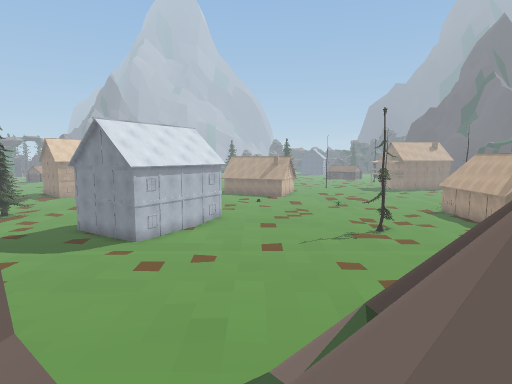
View 1 (above)

23 first-person views from a walk through a scene from a Unity 3-D project. The camera is 1.4 m above the floor, tilts 6° down and sees 75° across. The floor is counted in squares, 2 m on a side. Each view is taken from the middle of a square. On the plan, view 1 faces up. The plan holds only what a view shows up to about 10 squares ahead; the rest is blank. The place goes on beyond the plan. The player is left out.

View 2
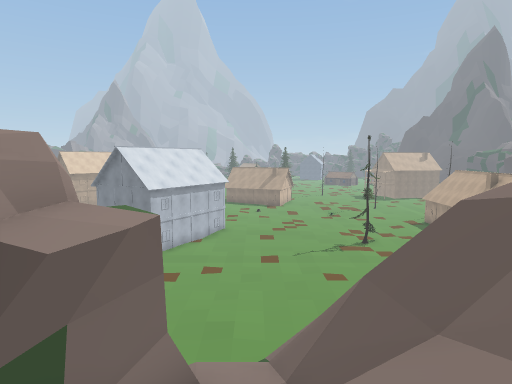

View 3
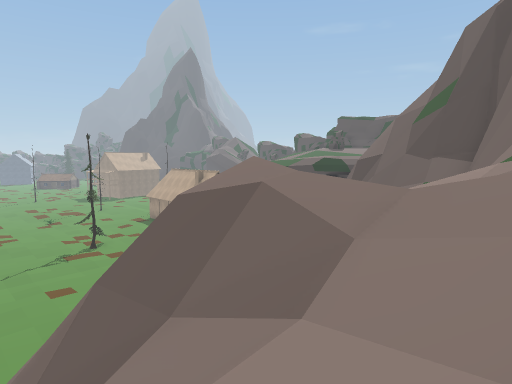

View 4
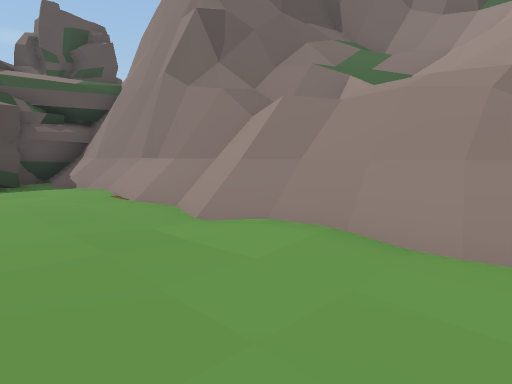

View 5
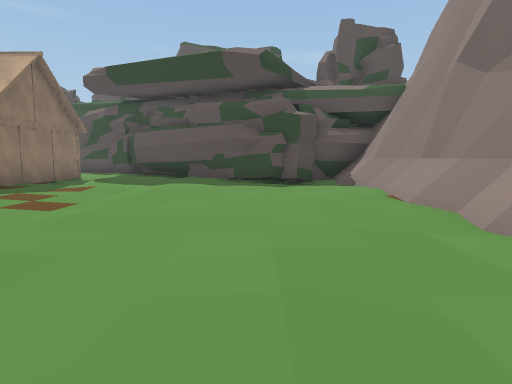

View 6
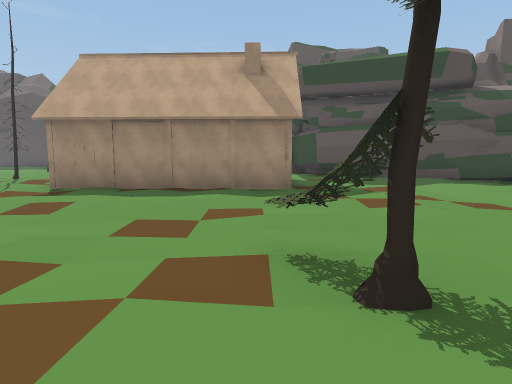

View 7
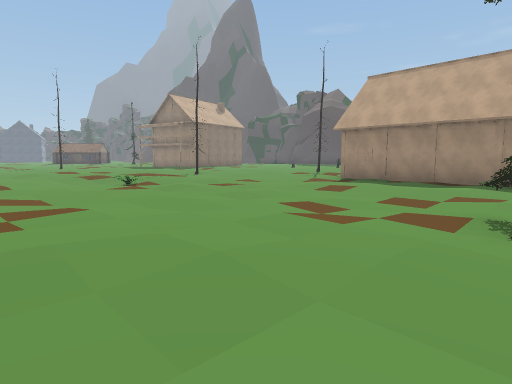

View 8
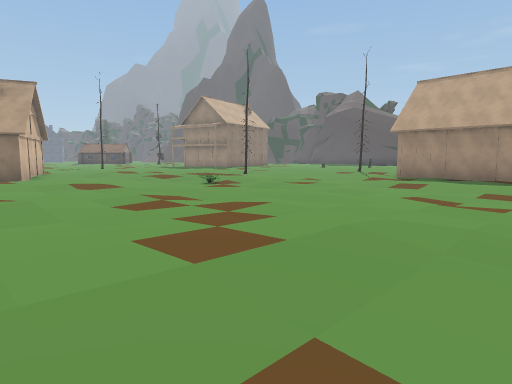

View 9
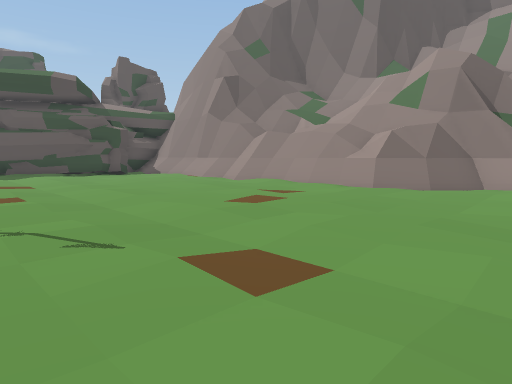

View 10
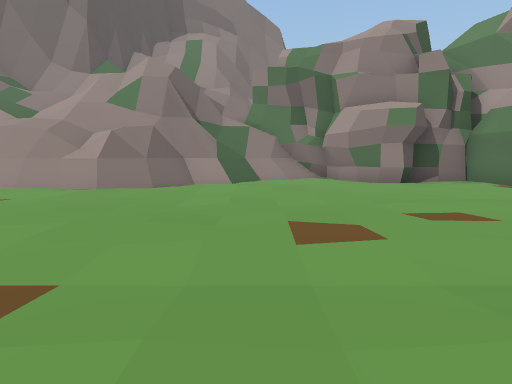

View 11
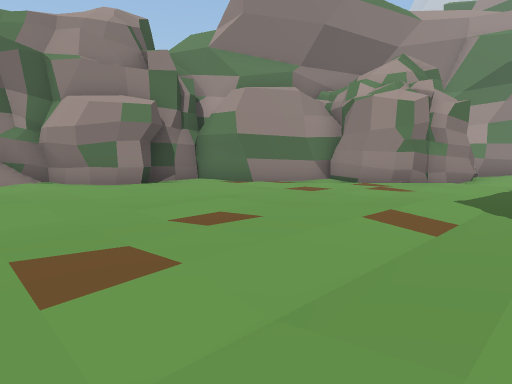

View 12
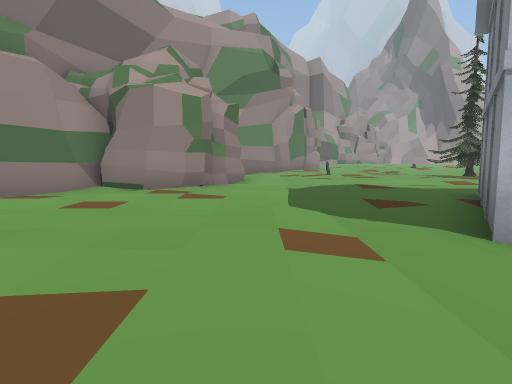

View 13
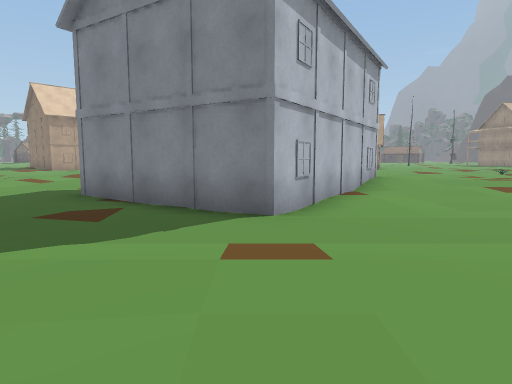

View 14
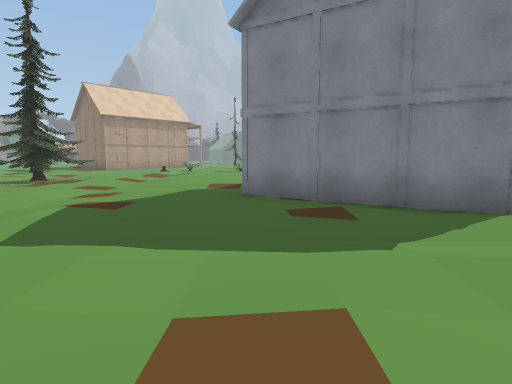

View 15
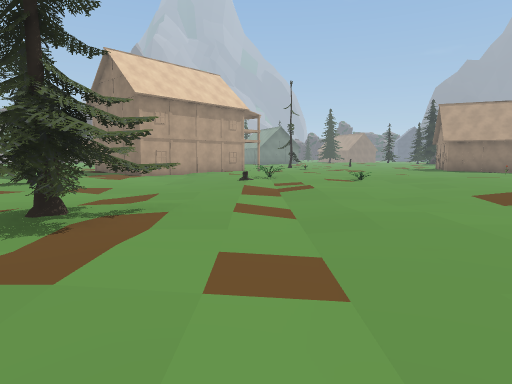

View 16
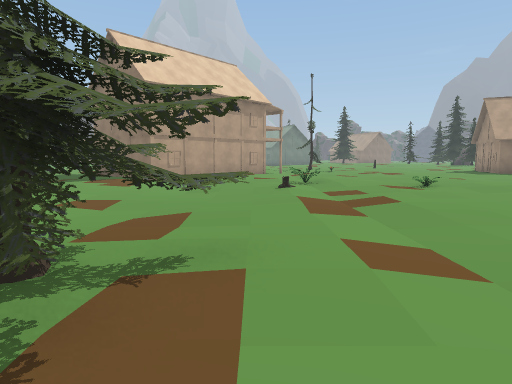

View 17
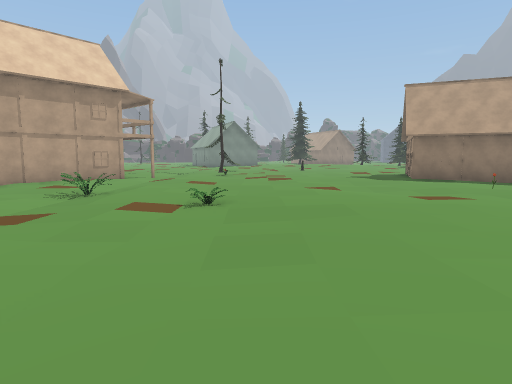

View 18
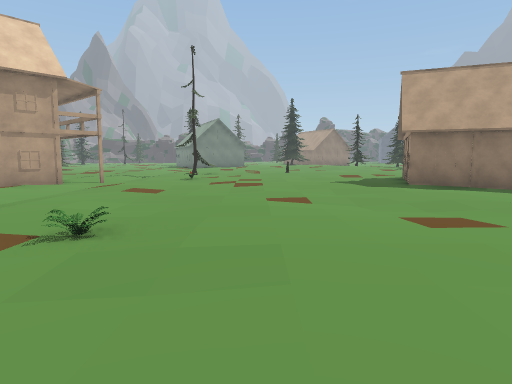

View 19
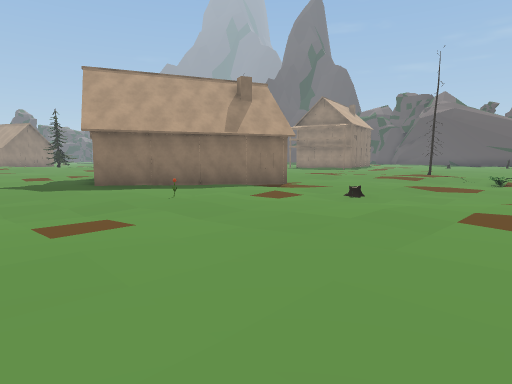

View 20
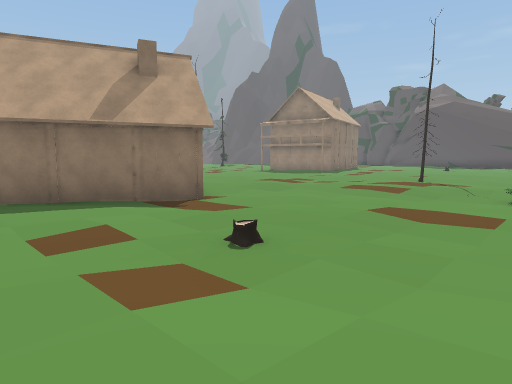

View 21
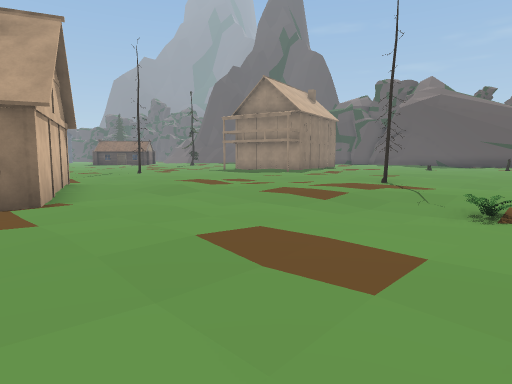

View 22
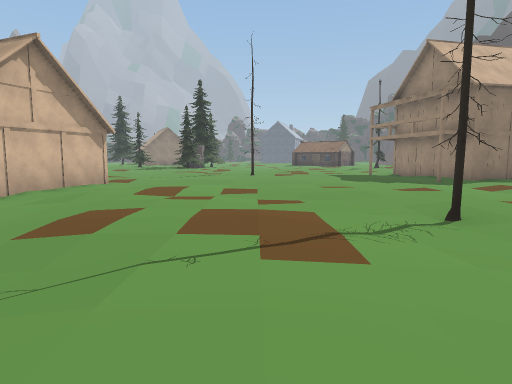

View 23
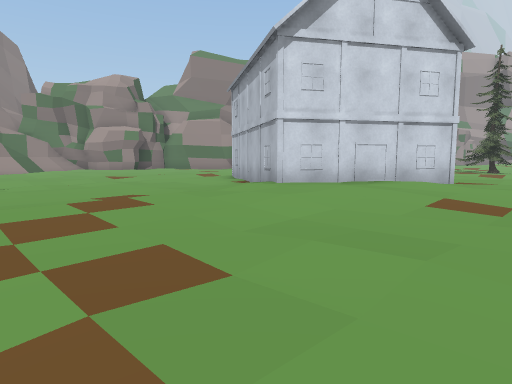

### Floor plan
Key: @ floor where view 1 was taken; # wall or solid block; . main floor; : floor 0.25 m higher than the main floor; + floor 0.5 m higher than the main floor; * floor 1.25 m higher than the main floor; % floor 4 m higher than the main floor; / step, stairs or slope; = window, fence, low wall or low ledge; ^ raised ledge; v drop or lower ground; B building; T tree; P plant; O other object.
Columns run from 15 left of view 1 to 14 right of it. Each row starts with its distance up from view 1.
 33            ..B    B.....:..:..
 32   B/ .....:::B    B...........
 31   B/....::::BB    B..:/...../.
 30 #B:..:..:..::.BB  /.::/...::..
 29 B.:...../...:....B.//:.....:.
 28  .:/........:........::....:
 27  ..P.:..:...O/.......:::..T
 26 ..:./.::::::::...:.../:./..:
 25 ./.O.:P::::::://....../:../.
 24 .....:.:::::://......P......
 23 .......::::::::/./.....:
 22 .....::.::::::::::.......  .
 21 ...//..::::+::::::/.........
 20 .T...../::B/++/::::.:.../..B
 19 TTT./:.   #B+++/:::::......B
 18 T+...::     BB++:::://./...B
 17  .:....:     /////:::....:.B
 16   ./.:..    B::....:.T/....B
 15   :....BB  B:........T...:::B#
 14    ......B B:.:....  ....:....
 13    .......B.:.......:.........
 12    ...........................
 11   :/......::::..:.........::/.
 10   ####............:........:./
  9      #:...::.....:.:.:::.:.:/#
  8      #...:.......:......:..:.#
  7      #....:::::::.............
  6      ###:::::://.///////////#*
  5        #:..::...//=////=#^^^^#
  4        #####:. =#==///  %^^
  3            #/  =### ///vv#
  2            ####=#=  /////^^
  1              ##=##= / ///=^
  0              #/@==/ //#==#
 -1                 /// //#^
 -2                ////

Where each view was taken, in squares from view 1:
view 1: 0 up, 0 right, facing up
view 2: 2 down, 0 right, facing up
view 3: 2 down, 0 right, facing up-right
view 4: 9 up, 4 right, facing down-right
view 5: 9 up, 4 right, facing right
view 6: 16 up, 4 right, facing right
view 7: 15 up, 2 right, facing up-right
view 8: 16 up, 0 right, facing up-right
view 9: 14 up, 1 left, facing down-right
view 10: 14 up, 1 left, facing down
view 11: 13 up, 1 left, facing down-left
view 12: 11 up, 2 left, facing left
view 13: 9 up, 5 left, facing up
view 14: 9 up, 8 left, facing up
view 15: 15 up, 12 left, facing up
view 16: 17 up, 13 left, facing up
view 17: 20 up, 8 left, facing up
view 18: 22 up, 7 left, facing up
view 19: 22 up, 6 left, facing up-right
view 20: 23 up, 2 left, facing up-right
view 21: 23 up, 1 right, facing up-right
view 22: 23 up, 8 right, facing up
view 23: 22 up, 3 right, facing down-left
